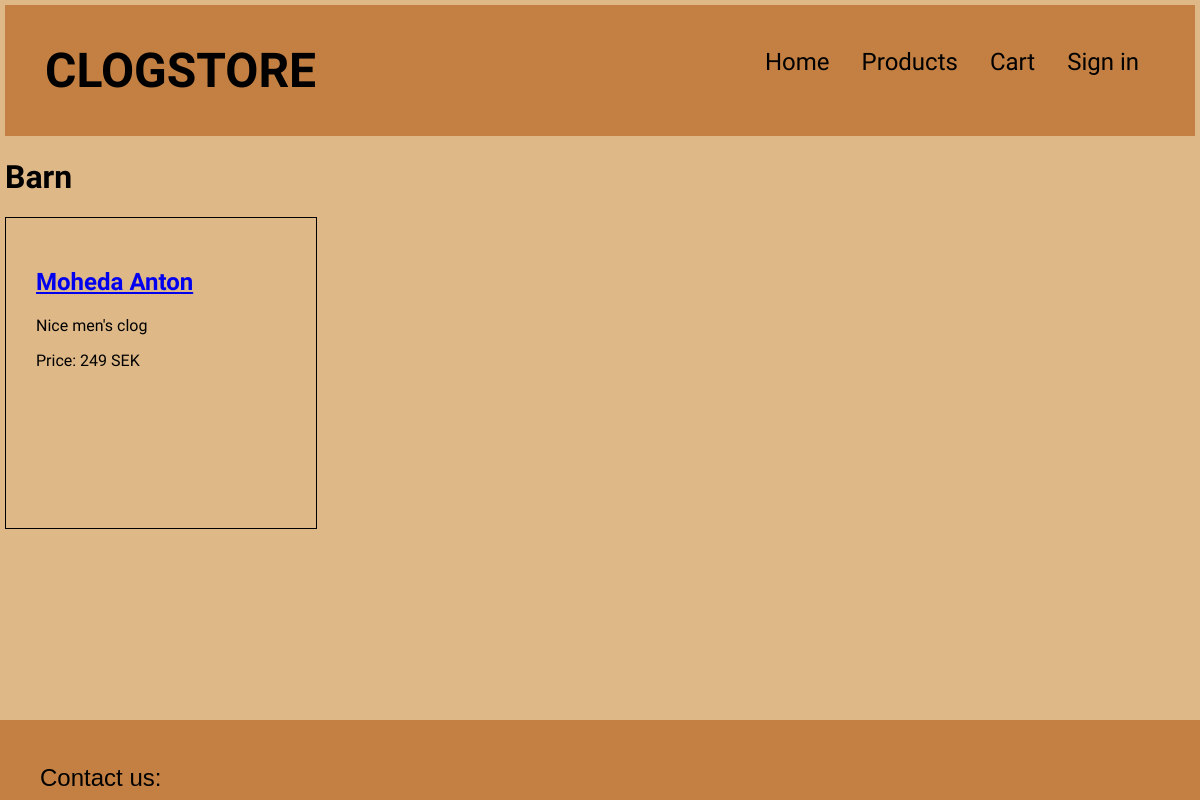
The app's page /?controller=products&cat=3, older data.
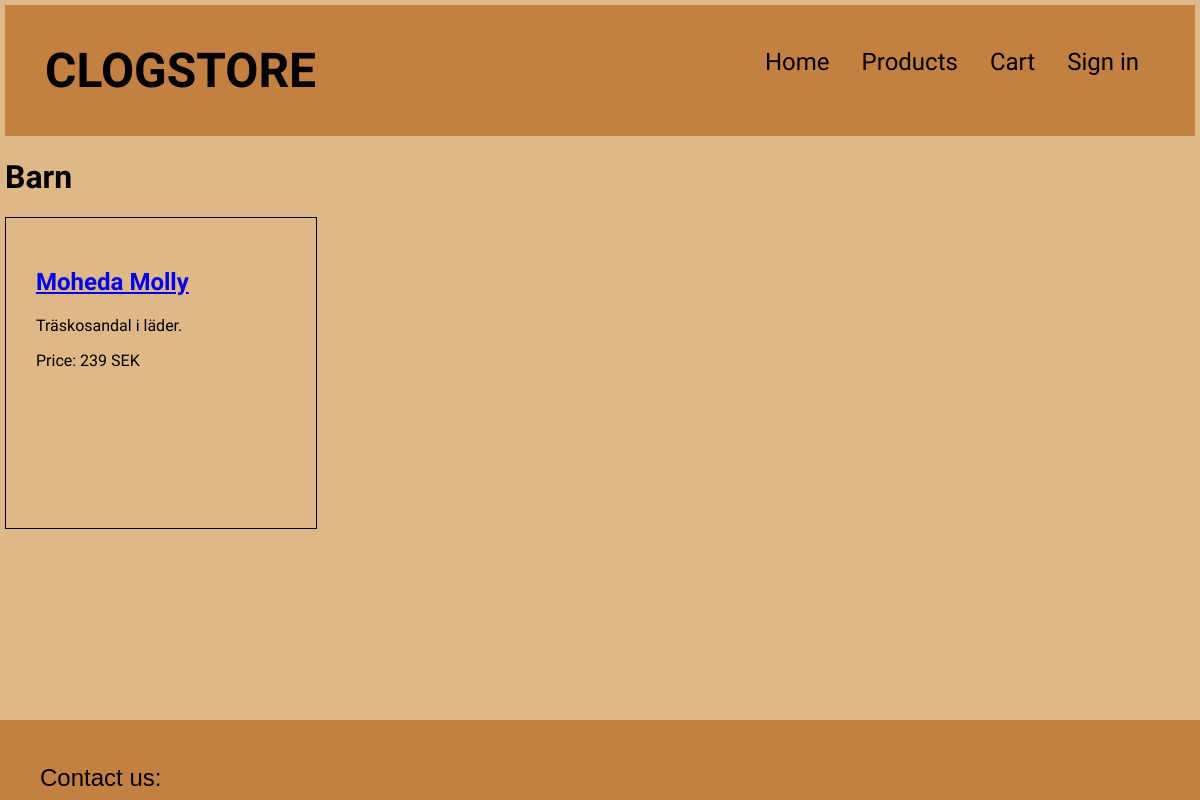
The same page, newer data.
### tables this page shows
CREATE TABLE `prodcat` (
  `pid` int(11) NOT NULL,
  `catid` int(11) NOT NULL,
  KEY `FK_PIDprodcat_idx` (`pid`),
  KEY `FK_CATIDprodcat_idx` (`catid`),
  CONSTRAINT `FK_CATIDprodcat` FOREIGN KEY (`catid`) REFERENCES `category` (`catid`) ON DELETE CASCADE ON UPDATE CASCADE,
  CONSTRAINT `FK_PIDprodcat` FOREIGN KEY (`pid`) REFERENCES `product` (`PID`) ON DELETE CASCADE ON UPDATE CASCADE
);

CREATE TABLE `category` (
  `catid` int(11) NOT NULL AUTO_INCREMENT,
  `title` varchar(45) NOT NULL,
  PRIMARY KEY (`catid`)
);

CREATE TABLE `product` (
  `PID` int(11) NOT NULL AUTO_INCREMENT,
  `Title` varchar(45) NOT NULL,
  `Description` varchar(45) NOT NULL,
  `Price` float NOT NULL,
  PRIMARY KEY (`PID`)
);

### includes/functions.inc.php (called while the page is built)
<?php
function loadTemplate($templateName, $templateData) {
	require("templates/header.tpl.php");
	require('templates/'.$templateName.'.tpl.php');
	require("templates/footer.tpl.php");
}

### user_controllers/products_controller.php (called while the page is built)
<?php
if (isset($_GET['cat'])) {
	$sql =
		"SELECT * FROM product, prodcat, category
		WHERE product.pid = prodcat.pid
		AND prodcat.catid = category.catid
		AND prodcat.catid = :catid";
	$stmt = $dbh->prepare($sql);
	$stmt->bindParam(':catid', $_GET['cat']);
	$stmt->execute();
} else {
	$sql = "SELECT * FROM product";
	$stmt = $dbh->query($sql);
}
$productsData = $stmt->fetchAll(PDO::FETCH_OBJ);
loadTemplate("products", $productsData);

### index.php (called while the page is built, shortened)
<?php
require_once("includes/functions.inc.php");
require_once("includes/routes.inc.php");
$controller = $_GET['controller'] ?? "default";
require_once("user_controllers/".$routes[$controller]);

### templates/products.tpl.php (the view)
<html>
    <h1><?php if(isset($_GET['cat'])) {
        echo $templateData[0]->title;
    } else {
        echo "All products";
    } ?></h1>
    <?php
    foreach($templateData as $product) :
    ?>
<div class="products">
    <h2>
        <a href="?controller=product&pid=<?php echo $product->PID;?>">
            <?php echo $product->Title;
            ?>
        </a>
    </h2>
    <p><?php echo $product->Description;?></p>
    <p>Price: <?php echo $product->Price;?> SEK</p>
    </div>
</html>
<?php
endforeach;
?>

### templates/header.tpl.php (shortened to what this page needs)
<!DOCTYPE html>
<html lang="en">
<head>
    <link rel="stylesheet" type="text/css" href="css/style.css">
</head>
<body>
<div class="header">
    <h1><a href="?controller=default">CLOGSTORE</a></h1>
    <ul>
    <li><a href="?controller=default">Home</a></li>
    <li class="dropdown">
        <a href="?controller=products" class="dropbtn">Products</a>
        <li><a href="?controller=cart">Cart</a></li>
        <li><a href="?controller=sign_in">Sign in</a></li>
    </li>
    </ul>
</div>

### templates/footer.tpl.php (shortened to what this page needs)
<div class="footer">
    <p>Contact us:</p>
</div>
</body>
</html>

### css/style.css (style rules this page uses)
body { background-color: burlywood; margin: 0; font-family: 'Source Sans Pro', sans-serif; padding: 5px 5px 120px 5px; }
.header { overflow: hidden; background-color: rgb(196, 128, 66); padding: 5px 40px; font-family: 'Black Han Sans', sans-serif; font-size: 1.5rem; margin: 0; }
.header:after { display:block; clear:both; }
.header h1 { float: left; }
.header a { text-decoration: none; color: black; }
ul { list-style-type: none; font-family: 'Source Sans Pro', sans-serif; float: right; }
li { float: left; }
li a, .dropbtn { display: inline-block; color: white; text-align: center; padding: 14px 16px; text-decoration: none; }
li.dropdown { display: inline-block; }
.products { border: 1px solid black; float: left; padding: 30px; height: 250px; width: 250px; }
.footer { position: fixed; height: 40px; background-color: rgb(196, 128, 66); padding: 20px 40px; font-family: sans-serif; font-size: 1.5rem; left: 0; bottom: 0; right: 0; }

Row changes from the older to the newer data that the page shows:
changed prodcat "Barn": pid.Title "Moheda Anton" → "Moheda Molly"; pid.Description "Nice men's clog" → "Träskosandal i läder."; pid.Price "249" → "239"
